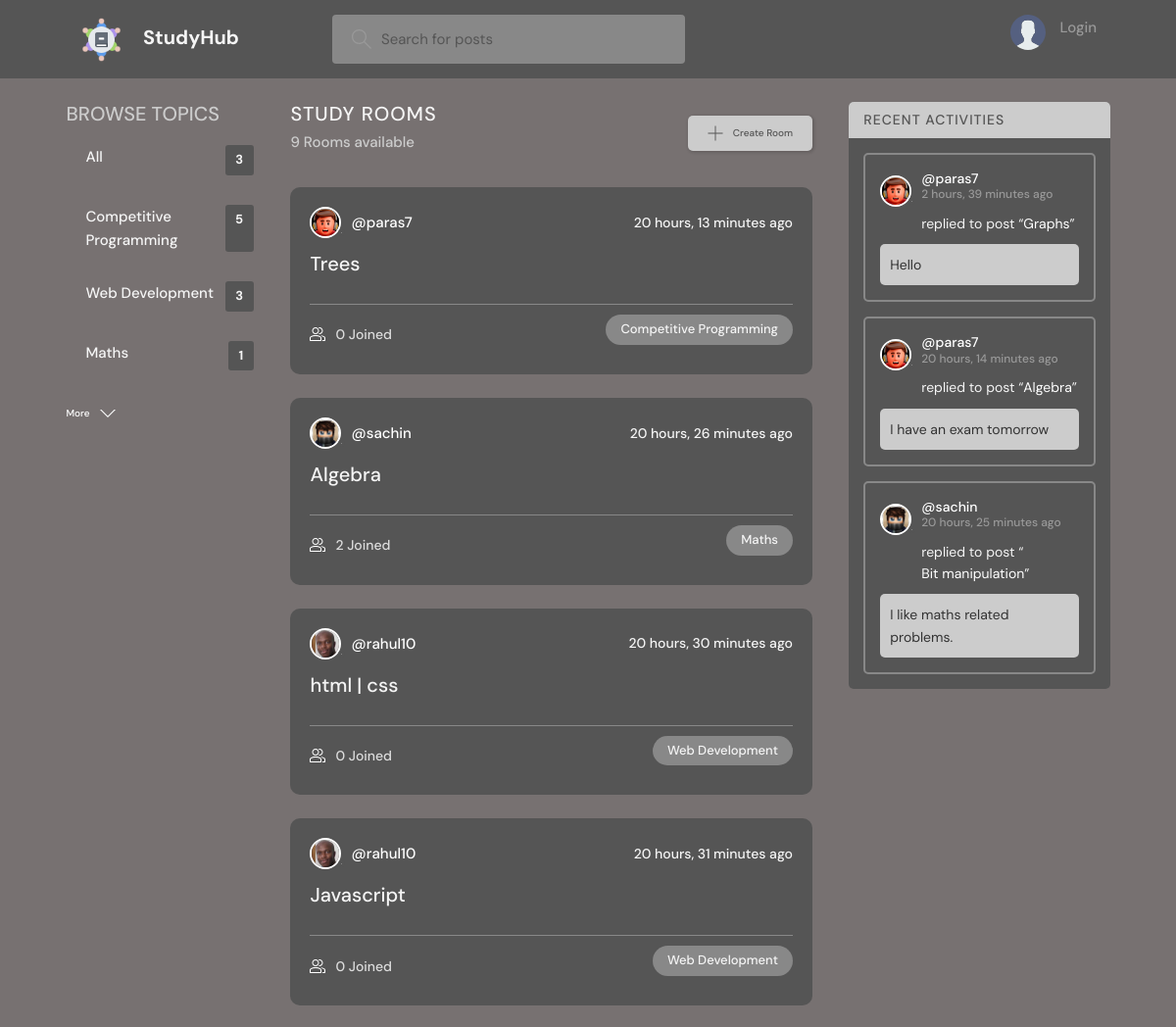
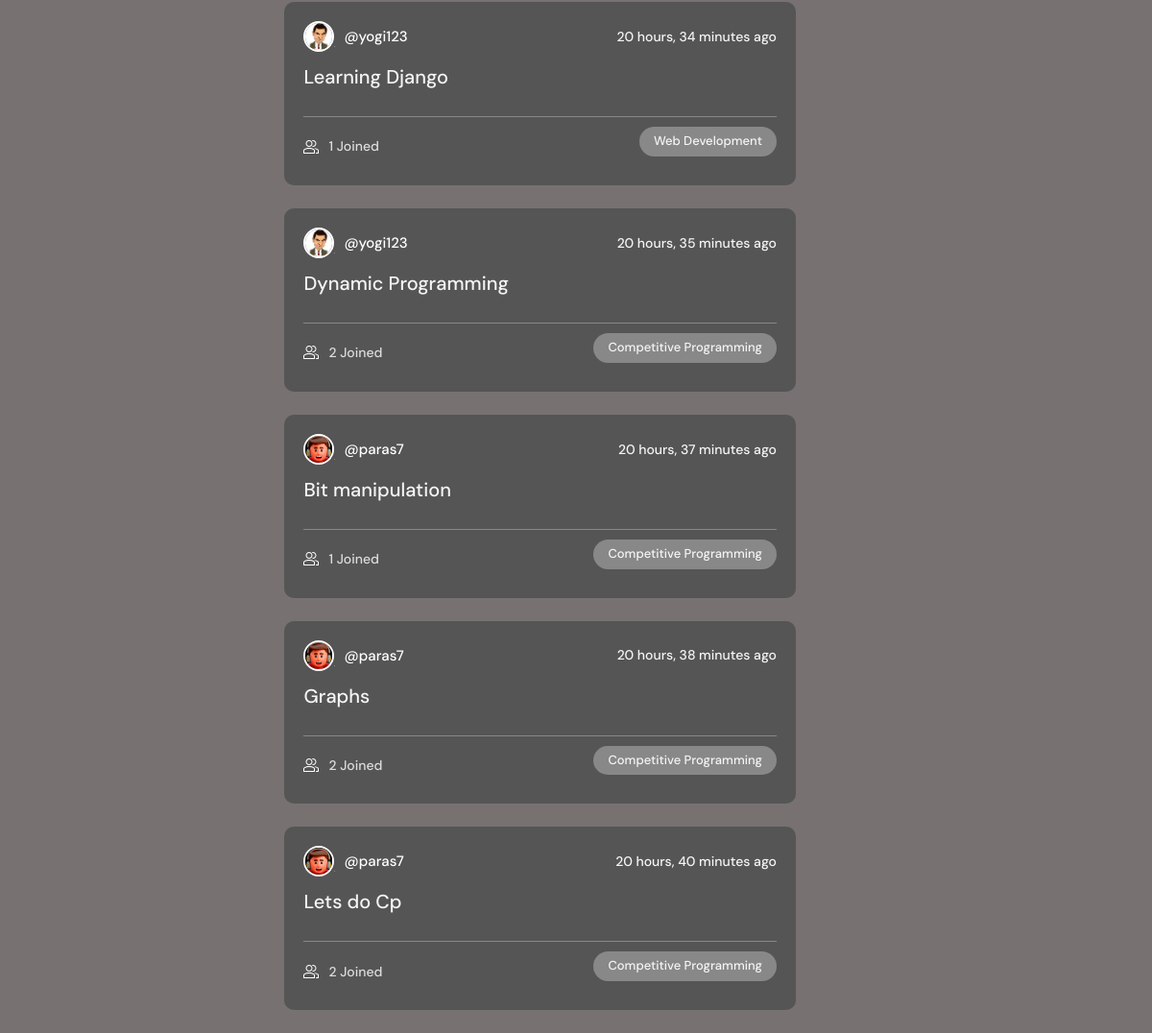
The page / on the database its author committed (2 pictures, top to bottom).
### base/models.py (models this page shows, shortened)
class Topic(models.Model):
    name = models.CharField(max_length=200)

class Room(models.Model):
    host = models.ForeignKey(User, on_delete=models.SET_NULL, null=True)
    topic = models.ForeignKey(Topic, on_delete=models.SET_NULL, null=True)
    name = models.CharField(max_length=200)
    description = models.TextField(null=True, blank=True)
    participants = models.ManyToManyField(
        User, related_name='participants', blank=True)
    updated = models.DateTimeField(auto_now=True)
    created = models.DateTimeField(auto_now_add=True)
    class Meta:
        ordering = ['-updated', '-created']
    def __str__(self):
        return self.name

class User(AbstractUser):
    name = models.CharField(max_length=200, null=True)
    email = models.EmailField(unique=True, null=True)
    bio = models.TextField(null=True)
    avatar = models.ImageField(null=True, default="avatar.svg")
    USERNAME_FIELD = 'email'
    REQUIRED_FIELDS = []

class Message(models.Model):
    user = models.ForeignKey(User, on_delete=models.CASCADE)
    room = models.ForeignKey(Room, on_delete=models.CASCADE)
    body = models.TextField()
    updated = models.DateTimeField(auto_now=True)
    created = models.DateTimeField(auto_now_add=True)
    class Meta:
        ordering = ['-updated', '-created']

### base/views.py (the view)
# urls.py: path('', views.home, name="home"),
def home(request):
    q = request.GET.get('q') if request.GET.get('q') != None else ''
    rooms = Room.objects.filter(
        Q(topic__name__icontains=q) |
        Q(name__icontains=q) |
        Q(description__icontains=q)
    )
    topics = Topic.objects.all()[0:5]
    room_count = rooms.count()
    room_messages = Message.objects.filter(
        Q(room__topic__name__icontains=q))[0:3]
    context = {'rooms': rooms, 'topics': topics,
               'room_count': room_count, 'room_messages': room_messages,'cur_srch':q}
    return render(request, 'base/home.html', context)

### base/templates/base/home.html (shortened to what this page needs)
{% extends 'main.html' %}
{% block content %}
<main class="layout layout--3">
  <div class="container">
    {% include 'base/topics_component.html' %}
    <div class="roomList">
      <div class="roomList__header">
        <div>
          <h2>Study Rooms</h2>
          <p>{{room_count}} Rooms available</p>
        </div>
        <a class="btn btn--main" href="{% url 'create-room' %}">
          <svg version="1.1" xmlns="http://www.w3.org/2000/svg" width="32" height="32" viewBox="0 0 32 32">
            <title>add</title>
            <path
              d="M16.943 0.943h-1.885v14.115h-14.115v1.885h14.115v14.115h1.885v-14.115h14.115v-1.885h-14.115v-14.115z">
            </path>
          </svg>
          Create Room
        </a>
      </div>
      {% include 'base/feed_component.html' %}
    </div>
    {% include 'base/activity_component.html' %}
  </div>
</main>
{% endblock %}

### base/templates/base/topics_component.html
<div class="topics">
    <div class="topics__header">
        <h2>Browse Topics</h2>
    </div>
    <ul class="topics__list">
        <li>
            <a href="{% url 'home' %}" class="active">All <span>{{topics.count}}</span></a>
        </li>
        {% for topic in topics %}
        <li>
            <a href="{% url 'home' %}?q={{topic.name}}">{{topic.name}}<span>{{topic.room_set.all.count}}</span></a>
        </li>
        {% endfor %}
    </ul>
    <a class="btn btn--link" href="{% url 'topics' %}">
        More
        <svg version="1.1" xmlns="http://www.w3.org/2000/svg" width="32" height="32" viewBox="0 0 32 32">
            <title>chevron-down</title>
            <path d="M16 21l-13-13h-3l16 16 16-16h-3l-13 13z"></path>
        </svg>
    </a>
</div>

### base/templates/base/feed_component.html (shortened to what this page needs)
{% for room in rooms %}
<div class="roomListRoom">
    <div class="roomListRoom__header">
        <a href="{% url 'user-profile' room.host.id %}" class="roomListRoom__author">
            <div class="avatar avatar--small">
                <img src="{{room.host.avatar.url}}" />
            </div>
            <span>@{{room.host.username}}</span>
        </a>
        <div class="roomListRoom__actions">
            <span>{{room.created|timesince}} ago</span>
        </div>
    </div>
    <div class="roomListRoom__content">
        <a href="{% url 'room' room.id %}">{{room.name}}</a>
    </div>
    <div class="roomListRoom__meta">
        <a href="{% url 'room' room.id %}" class="roomListRoom__joined">
            {{room.participants.all.count}} Joined
        </a>
        <p class="roomListRoom__topic">{{room.topic.name}}</p>
    </div>
</div>
{% endfor %}

### base/templates/base/activity_component.html (shortened to what this page needs)
<div class="activities">
    <div class="activities__header">
        <h2>Recent Activities</h2>
    </div>
    {% for message in room_messages %}
    <div class="activities__box">
        <div class="activities__boxHeader roomListRoom__header">
            <a href="{% url 'user-profile' message.user.id %}" class="roomListRoom__author">
                <div class="avatar avatar--small">
                    <img src="{{message.user.avatar.url}}" />
                </div>
                <p>
                    @{{message.user.username}}
                    <span>{{message.created|timesince}} ago</span>
                </p>
            </a>
        </div>
        <div class="activities__boxContent">
            <p>replied to post “<a href="{% url 'room' message.room.id %}">{{message.room}}</a>”</p>
            <div class="activities__boxRoomContent">{{message.body}}</div>
        </div>
    </div>
    {% endfor %}
</div>

### rows shown on the page
Topic: name "Competitive Programming", room_set.all.count "5"
Topic: name "Web Development", room_set.all.count "3"
Topic: name "Maths", room_set.all.count "1"
Room: host.avatar (picture), host.username "paras7", created "20 hours, 13 minutes", name "Trees", participants.all.count "0", topic.name "Competitive Programming"
Room: host.avatar (picture), host.username "sachin", created "20 hours, 26 minutes", name "Algebra", participants.all.count "2", topic.name "Maths"
Room: host.avatar (picture), host.username "rahul10", created "20 hours, 30 minutes", name "html | css", participants.all.count "0", topic.name "Web Development"
Room: host.avatar (picture), host.username "rahul10", created "20 hours, 31 minutes", name "Javascript", participants.all.count "0", topic.name "Web Development"
Room: host.avatar (picture), host.username "yogi123", created "20 hours, 34 minutes", name "Learning Django", participants.all.count "1", topic.name "Web Development"
Room: host.avatar (picture), host.username "yogi123", created "20 hours, 35 minutes", name "Dynamic Programming", participants.all.count "2", topic.name "Competitive Programming"
Room: host.avatar (picture), host.username "paras7", created "20 hours, 37 minutes", name "Bit manipulation", participants.all.count "1", topic.name "Competitive Programming"
Room: host.avatar (picture), host.username "paras7", created "20 hours, 38 minutes", name "Graphs", participants.all.count "2", topic.name "Competitive Programming"
Room: host.avatar (picture), host.username "paras7", created "20 hours, 40 minutes", name "Lets do Cp", participants.all.count "2", topic.name "Competitive Programming"
Message: user.avatar (picture), user.username "paras7", created "2 hours, 39 minutes", room "Graphs", body "Hello"
Message: user.avatar (picture), user.username "paras7", created "20 hours, 14 minutes", room "Algebra", body "I have an exam tomorrow"
Message: user.avatar (picture), user.username "sachin", created "20 hours, 25 minutes", room "Bit manipulation", body "I like maths related problems."

### other values the page prints
{{ topics.count }} "3"
{{ room_count }} "9"
